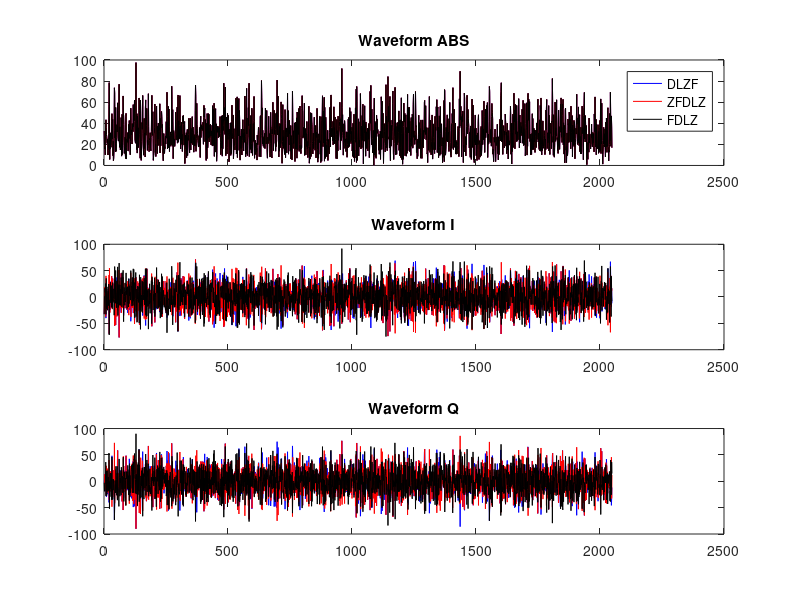
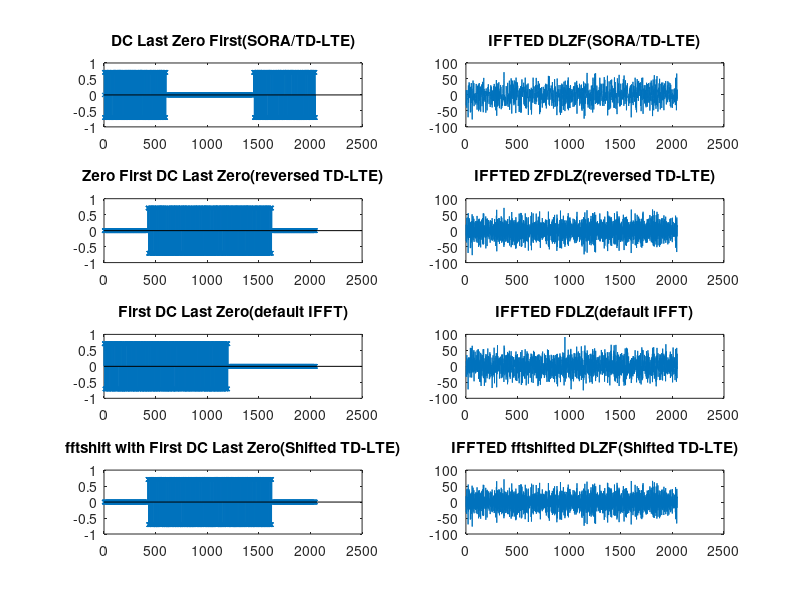

The MATLAB script that drew these images, in order:
clear;clc;close all;

%% INIT
load PrimSync
Nfft = 2048;
Nsub = 1200;
% % RANDOM PSK
% PrimSync_temp = randi(63,62,1)-1;
% PrimSync = exp(-1i*pi*PrimSync_temp/63);
% QPSK
PrimSync_temp = randi(4,Nsub,1);
PrimSync = exp(-1i*pi*(PrimSync_temp-0.5)/2);

Nprim = length(PrimSync); %Length of PSS (62 default)
PrimSync_DC_Last_Zero_First = [zeros(1,1);PrimSync(end/2+1:end);zeros(Nfft-Nprim-1,1);PrimSync(1:end/2)];
%PrimSync_Last_Zero_First = [PrimSync(end/2+1:end);zeros(Nfft-Nprim,1);PrimSync(1:end/2)];
PrimSync_Zero_First_DC_Last_Zero = [zeros((Nfft-Nprim)/2,1);PrimSync(1:end/2);zeros(1,1);PrimSync(end/2+1:end);zeros((Nfft-Nprim)/2-1,1)];
PrimSync_First_DC_Last_Zero = [PrimSync(1:end/2);zeros(1,1);PrimSync(end/2+1:end);zeros(Nfft-Nprim-1,1)];

IFFT_Prim_DLZF = Nfft*ifft(PrimSync_DC_Last_Zero_First,Nfft);
IFFT_Prim_ZFDLZ = Nfft*ifft(PrimSync_Zero_First_DC_Last_Zero,Nfft);
IFFT_Prim_FDLZ = Nfft*ifft(PrimSync_First_DC_Last_Zero,Nfft);
IFFT_Prim_shift_DLZF = Nfft*ifft(fftshift(PrimSync_DC_Last_Zero_First),Nfft);

figure;
%ABS
subplot(3,1,1);
plot(abs(IFFT_Prim_DLZF),'b');
hold on;
plot(abs(IFFT_Prim_ZFDLZ),'r');
plot(abs(IFFT_Prim_FDLZ),'k');
hold off;
title('Waveform ABS');
legend('DLZF','ZFDLZ','FDLZ');

%I
subplot(3,1,2);
plot(real(IFFT_Prim_DLZF),'b');
hold on;
plot(real(IFFT_Prim_ZFDLZ),'r');
plot(real(IFFT_Prim_FDLZ),'k');
hold off;
title('Waveform I');

%Q
subplot(3,1,3);
plot(imag(IFFT_Prim_DLZF),'b');
hold on;
plot(imag(IFFT_Prim_ZFDLZ),'r');
plot(imag(IFFT_Prim_FDLZ),'k');
hold off;
title('Waveform Q');

%% Original Signal Transfered
figure;
subplot(4,2,1);
stem(real(PrimSync_DC_Last_Zero_First),'x','MarkerSize',3);
title('DC Last Zero First(SORA/TD-LTE)');
subplot(4,2,3);
stem(real(PrimSync_Zero_First_DC_Last_Zero),'x','MarkerSize',3);
title('Zero First DC Last Zero(reversed TD-LTE)');
subplot(4,2,5);
stem(real(PrimSync_First_DC_Last_Zero),'x','MarkerSize',3);
title('First DC Last Zero(default IFFT)');
subplot(4,2,7);
stem(real(fftshift(PrimSync_DC_Last_Zero_First)),'x','MarkerSize',3);
title('fftshift with First DC Last Zero(Shifted TD-LTE)');



%% IFFTED
%figure;
subplot(4,2,2);
plot(real(IFFT_Prim_DLZF));
title('IFFTED DLZF(SORA/TD-LTE)');
subplot(4,2,4);
plot(real(IFFT_Prim_ZFDLZ));
title('IFFTED ZFDLZ(reversed TD-LTE)');
subplot(4,2,6);
plot(real(IFFT_Prim_FDLZ));
title('IFFTED FDLZ(default IFFT)');
subplot(4,2,8);
plot(real(IFFT_Prim_shift_DLZF));
title('IFFTED fftshifted DLZF(Shifted TD-LTE)');






